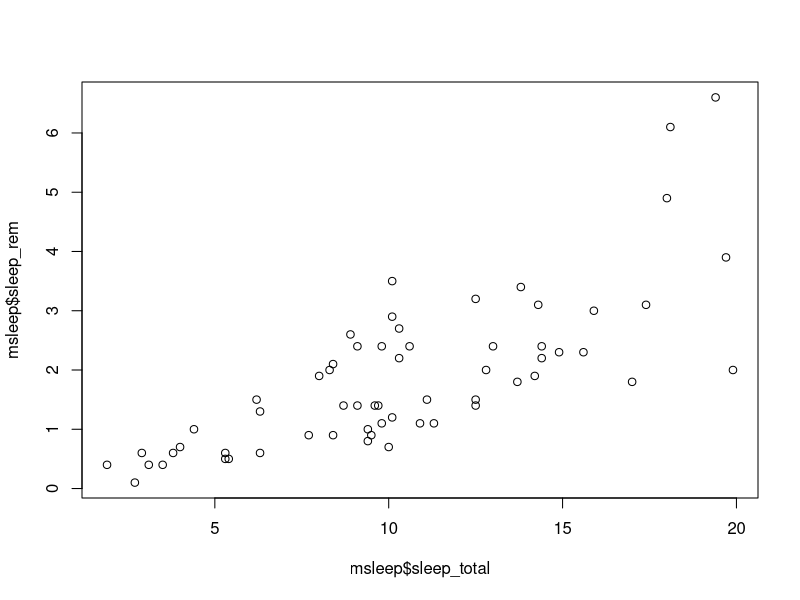
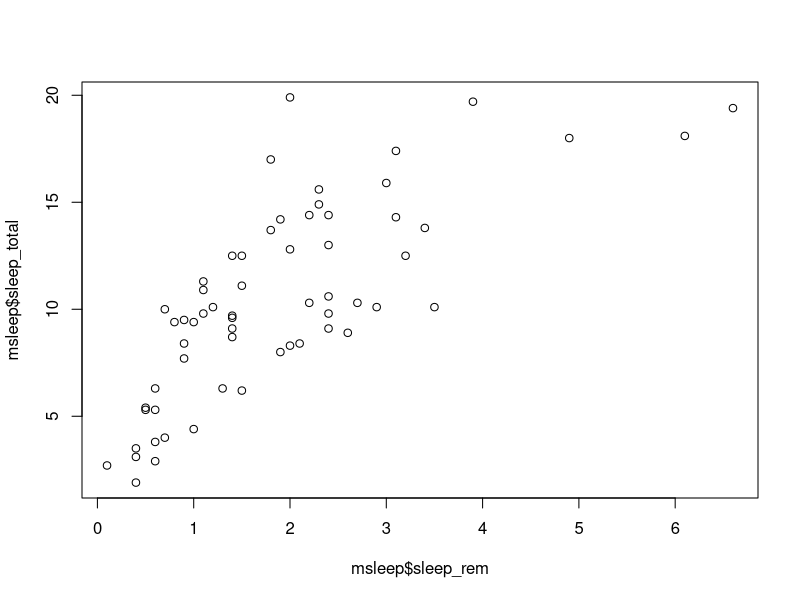
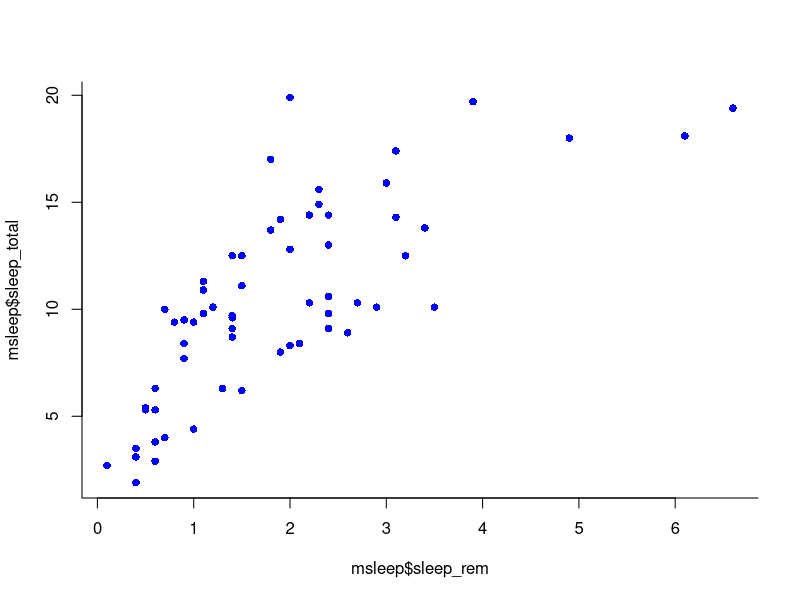
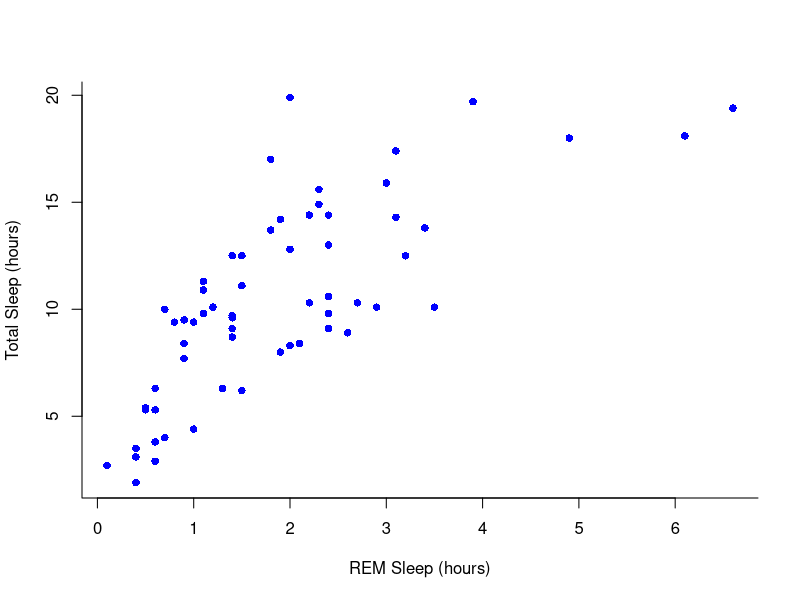
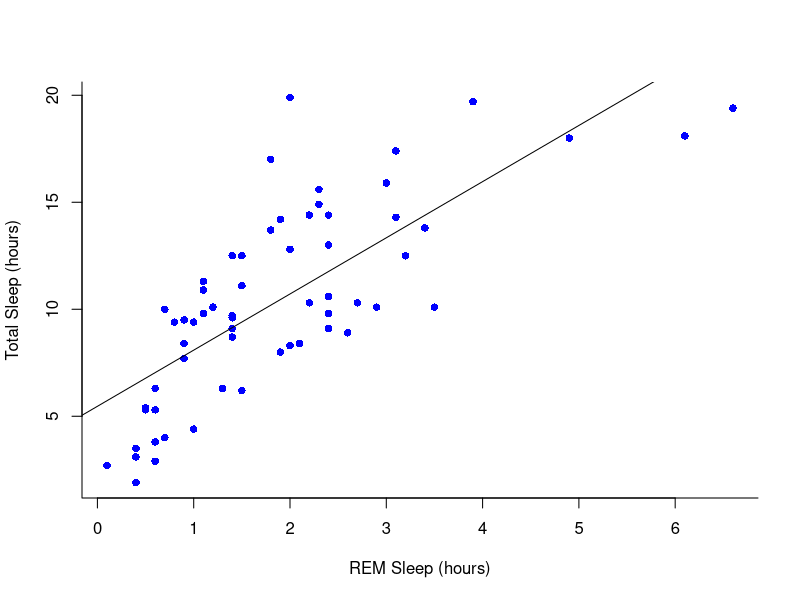
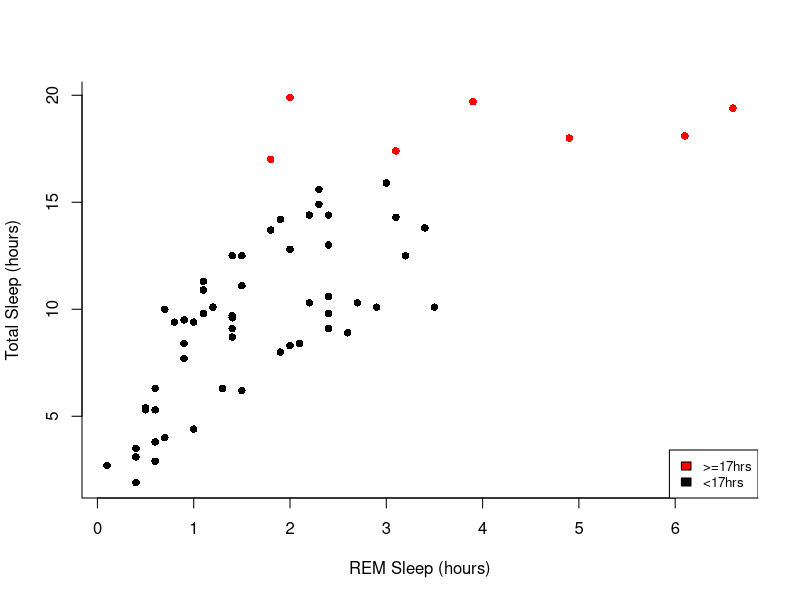
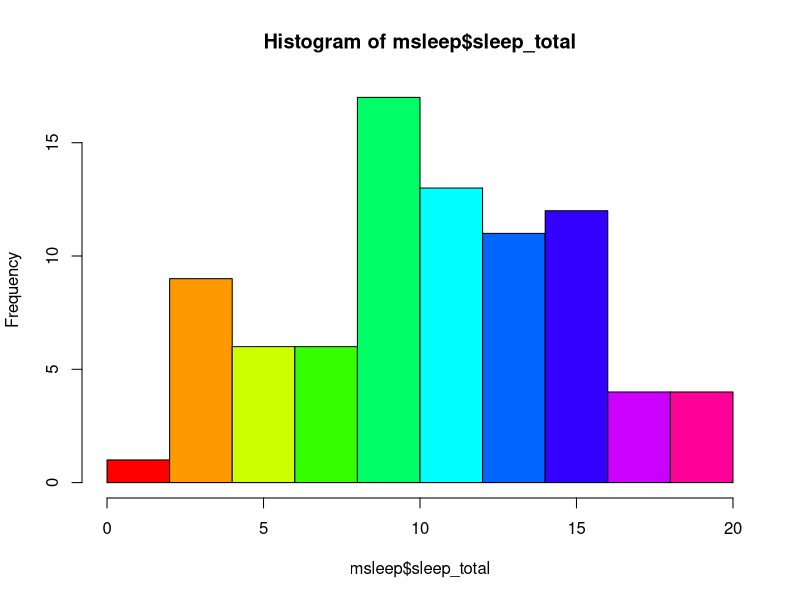
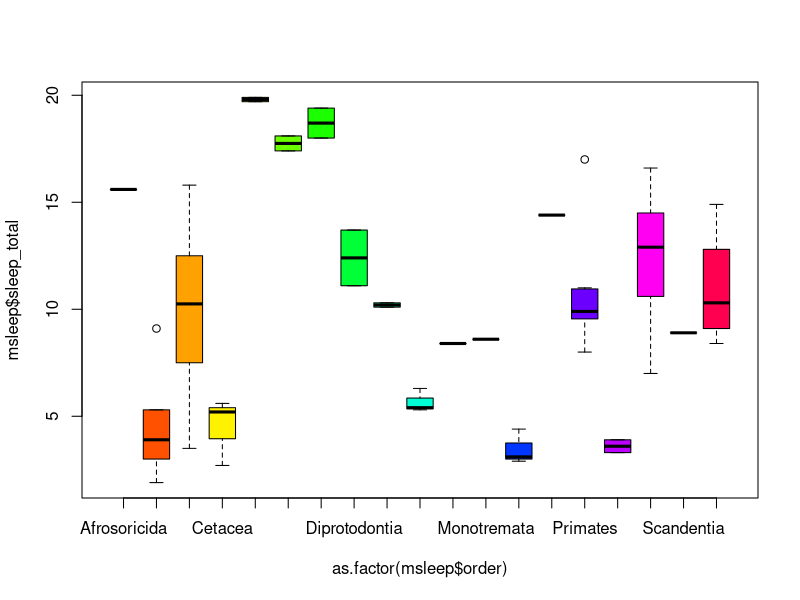

R code for these plots, in order:
## ---- chunk 1
knitr::opts_chunk$set(fig.width = 8, collapse = TRUE)
knitr::opts_chunk$set(echo = TRUE)
## ---- chunk 2

library(ggplot2)
data(msleep)
## ---- chunk 3

plot(msleep$sleep_total, msleep$sleep_rem)

# or plot response variable as a function "~" of the predictor variable
## ---- chunk 4

plot(msleep$sleep_total~msleep$sleep_rem) #you'll notice this swaps the x and y axis

## ---- chunk 5
#Choose a pch and make the color blue and give it a bottom+left border
plot(msleep$sleep_total~msleep$sleep_rem, pch = 16, col="blue", bty="L")

## ---- chunk 6
#Choose a pch and make the color blue and give it a bottom+left border
plot(msleep$sleep_total~msleep$sleep_rem, pch = 16, col="blue", bty="L", xlab="REM Sleep (hours)", ylab= "Total Sleep (hours)") 

## ---- chunk 7
#first make a plot
plot(msleep$sleep_total~msleep$sleep_rem, pch = 16, col="blue", bty="L", xlab="REM Sleep (hours)", ylab= "Total Sleep (hours)") 

#then add a line. The function lm runs a linear model on our x, y values.
abline(lm(msleep$sleep_total~msleep$sleep_rem))

## ---- chunk 8
#start by defining points by whether they are greater than sleep_total 16 and storing
#first make a empty column named colors within the msleep dataframe

msleep$colors=NA
#store the colors "red" or "black" in the color column for the rows that satsify the following criteria.
msleep$colors[msleep$sleep_total >= 17] <-"red"
msleep$colors[msleep$sleep_total < 17] <-"black"
## ---- chunk 9
plot(msleep$sleep_total~msleep$sleep_rem, pch = 16, col=msleep$colors, bty="L", xlab="REM Sleep (hours)", ylab= "Total Sleep (hours)") 

legend("bottomright", legend=c(">=17hrs", "<17hrs"),
      fill = c("red", "black"), cex=0.8)
        
## ---- chunk 10

#let's make a histogram of sleep_total and fill it with the color palette rainbow() which needs to know how many colors to use

hist(msleep$sleep_total, col=rainbow(10))


#let's make a boxplot of sleep_total and order making each one a different color (how would you find out how many unique orders are in msleep?)
#using plot it would look like the following:
plot(msleep$sleep_total~as.factor(msleep$order), col=rainbow(19)) 
## ---- chunk 11
#or boxplot
boxplot(msleep$sleep_total~as.factor(msleep$order), col=rainbow(19)) 

## ---- chunk 12
plot(msleep$sleep_total~as.factor(msleep$vore),col=rainbow(4), xlab="Consumer type", ylab= "Total Sleep (hours)")
## ---- chunk 13
# Note: this dataset can also be accessed directly from the ChickWeight package in R 
# (see ?ChickWeight)
data("ChickWeight")
## ---- chunk 14
length(unique(ChickWeight$Chick))
length(unique(ChickWeight$Diet))
## ---- chunk 15
plot(ChickWeight$weight ~ ChickWeight$Time, 
     xlab = "Time (days)", 
     ylab = "Weight (gm)")
## ---- chunk 16
par(mfrow = c(1,1))
hist(ChickWeight$weight[ChickWeight$Time == max(ChickWeight$Time)], 
     xlab = "Weight (gm)", 
     main = "Weights at final day of experiment", 
     col = rainbow(10))
## ---- chunk 17
my.new = ChickWeight[ChickWeight$Time == max(ChickWeight$Time), ]
boxplot(weight ~ Diet, 
        data = my.new, 
        xlab = "Diet", 
        ylab = "Weight (gm)", 
        main = "Final weights given diet type", 
        col = c("red", "blue", "orange", "green"))
## ---- chunk 18
# Install R Color Brewer
#install.packages("RColorBrewer")
library("RColorBrewer")
## ---- chunk 19
library(RColorBrewer)
my.colors = brewer.pal(10, "Paired")
hist(ChickWeight$weight[ChickWeight$Time == max(ChickWeight$Time)], xlab = "Weight (gm)",main = "Weights at final day of experiment", col = my.colors)
## ---- chunk 20
#load in the data
data(state)
states = as.data.frame(state.x77) # convert data to a familiar format - data frame
str(states) # let's take a look at the dataframe

#make an initial ggplot
ggplot(data=states) 

## ---- chunk 21
#lets make a scatterplot of population and income
#we specify which axes we want to be x and y with aes()
#we'll then use geom_point to tell it to make a scatterplot using the data we specified in the first command
ggplot(data=states, aes(x=Population, y=Income))+geom_point() 

## ---- chunk 22

ggplot(data=states, aes(x=Population, y=Income))+geom_point()+geom_smooth(method="lm") 

## ---- chunk 23

ggplot(data=states, aes(x=Population, y=Income))+geom_point()+geom_smooth(method="lm")+theme_minimal() 

## ---- chunk 24
ggplot(data=states, aes(x=Income, y=Illiteracy, color=Population)) +geom_point()+geom_smooth(method="lm", color="red")+theme_classic() 
## ---- chunk 25

# because our vore vector is a character vector we must convert it to a factor before we can use it to group or color

ggplot(msleep, aes(y=sleep_total, x=sleep_rem, group=as.factor(vore), color=as.factor(vore))) +geom_point()

## ---- chunk 26
# as we add things to the plot the line can get really long, you can hit enter after the plus sign to start a new line

ggplot(msleep, aes(y=sleep_total, x=sleep_rem, group=as.factor(vore), color=as.factor(vore)))+
  geom_point()+
  labs(y= "Total Sleep (hours)", x= "REM sleep (hours)")+
  theme_minimal()+
  scale_color_manual(name="Diet", 
                        labels = c("Carnivore", 
                                   "Herbivore", 
                                   "Insectivore", 
                                   "Omnivore", 
                                    "NA"), 
                        values = c("carni"="blue", 
                                   "herbi"="red", 
                                   "insecti"="green", 
                                   "omni"="brown", 
                                   "NA"="orange"))

## ---- chunk 27
#assign to an object

g<-ggplot(msleep, aes(y=sleep_total, x=sleep_rem, group=as.factor(vore), color=as.factor(vore)))+
  geom_point()+
  labs(y= "Total Sleep (hours)", x= "REM sleep (hours)")+
  theme_minimal()+
  scale_color_manual(name="Diet", 
                        labels = c("Carnivore", 
                                   "Herbivore", 
                                   "Insectivore", 
                                   "Omnivore", 
                                    "NA"), 
                        values = c("carni"="blue", 
                                   "herbi"="red", 
                                   "insecti"="green", 
                                   "omni"="brown", 
                                   "NA"="orange"))

g
## ---- chunk 28

ggplot(iris, aes(y=Sepal.Length, x=Sepal.Width, group=Species, color=Species))+
  geom_point()+
  facet_wrap(~Species)+
  geom_smooth(method="lm")

## ---- chunk 29
ggplot(ChickWeight, aes(x=Time, y=weight, group=Diet, color=Diet))+
  stat_summary(fun=mean, geom="point", size=1)+
  stat_summary(fun=mean, geom="line", size=1)+
  stat_summary(fun.data = mean_se, geom = "errorbar", 
               aes(width=0.1), size=0.5)

## ---- chunk 30
# we can just use the geom_smooth command from above and ggplot takes care of the rest!
# The code below will only work if you stored your plot in object g.
g+geom_smooth(method="lm")

## ---- chunk 31

ggplot(msleep, aes(y=sleep_total, x=as.factor(vore), fill=as.factor(vore)))+geom_boxplot()

## ---- chunk 32

ggplot(midwest, aes(y=area, x=popdensity, col=as.factor(state)))+geom_point()+facet_grid(~state)


## ---- chunk 33

#we can subset our data first and store the subset in a new dataframe

il<-midwest[midwest$state == "IL",]

ggplot(il, aes(x=popdensity, y=poptotal))+geom_point() 

## ---- chunk 34
ggplot(midwest, aes(x=state, y=popdensity, color=state))+
  stat_summary(fun.y=mean, geom="point", size=1)+
  stat_summary(fun.y=mean, geom="line", size=1)+
  stat_summary(fun.data = mean_se, geom = "errorbar", 
               aes(width=0.1), size=0.5)+
  theme_minimal()+
  scale_color_manual(values=rainbow(5))

## ---- chunk 35
squares = rep(NA, 10) # use rep to create a vector length 10 of NAs to store the result
for (i in 1:10) { # for loop
  squares[i] = i^2
}
squares

## ---- chunk 36
#?sapply 
# syntax: sapply(X = object_to_repeat_over, FUN = function_to_repeat)

# simple example of sapply over a vector
# we can use an in-line function definition
sapply(1:10, function(x)  x^2)

# equivalently, we can define our own functions separately for sapply
# e.g. a function that calculates the area of a circle radius r, pi*r^2
areaCircle = function(r){
  return(pi * r^2)
}

sapply(1:10, areaCircle)

# in R, we can also just use short-hand for simple vector calculations:
pi*(1:10)^2

# but unlike the short-hand, sapply can also iterate over elements in a list
listy = list(a = TRUE, b = c("a", "b", "c"), c = 10:100)
str(listy) # look at the structure of 'listy'
length(listy) # look at the length of 'listy'

# use sapply to return a vector for length of each object within the list

sapply(listy, FUN = length) 

## ---- chunk 37
df1 = data.frame(x1 = 1:10, y1 = 1:10)
df2 = data.frame(x2 = 1:10, y2 = -1:-10)
df3 = data.frame(x3 = 1:10, y3 = 10:1)
df4 = data.frame(x4 = 1:10, y4 = 1:10)

my_list = list(df1, df2, df3, df4) # put 4 data frames together in a list

par(mfrow = c(2,2)) # set up frame for 4 plots
sapply(my_list, plot) # plot my_list with sapply

## ---- chunk 38
#load in the data
data(state)
states = as.data.frame(state.x77) # convert data to a familiar format - data frame
str(states) # let's take a look at the dataframe

# calculate the mean for each column
apply(states, 2, mean)

# note you could get this with colMeans() or summary(), along with the min and max and other values, but there may be instances where you only want the mean

# you could also plot each column against Population in ggplot
## ---- chunk 39
apply(states, 2, FUN = function(i) ggplot(states, aes(x=Population, y = i))+geom_point()+geom_smooth(method="lm")+theme_classic())

## ---- chunk 40
#calculate the sum across each row in states
apply(states, 1, sum)

## ---- chunk 41
lapply(1:10, function(x)  x^2) # lapply returns list
sapply(1:10, function(x)  x^2, simplify = FALSE) # same as an lapply
sapply(1:10, function(x)  x^2) # default is simplify = TRUE which retuns a vector
## ---- chunk 42
# load state data again, you can skip this if you already have it loaded
data(state)

states = as.data.frame(state.x77) # convert data to a familiar format - data frame
str(states) # let's take a look at the dataframe

# example syntax --- tapply(variable of interest, grouping variable, function)

# for each US region in our dataset, finds the mean of Frost for states in that region
tapply(states$Frost, state.region, mean) # state.region contains the region information for each state

# you can nest apply statements! Let's find the region average for all the variables in the states dataset
apply(states,
      2, # apply over columns of my_states
      function(x) tapply(x, state.region, mean)) # each column = variable of interest for tapply

## ---- chunk 43
# load state data
#?state
data(state)

# this data is stored in a slightly different way than other datasets we've used so far
states = as.data.frame(state.x77) # run this line of code to avoid later confusion

apply(states,2,mean)

#or an alternative that will get you only the columns requested
colMeans(states[,c("Population", "Income", "Area")])

## ---- chunk 44

tapply(states$Area, state.region, mean)

## ---- chunk 45
#how many columns do we have? 
dim(states)
par(mfrow = c(2,2)) # make your plot window show 2 rows and 2 columns at once
apply(states, 2, hist)

## ---- chunk 46
livability <- apply(states[,c("Illiteracy", "Murder", "Frost")], 1, prod) # subset to variables of interest
livability[order(livability, decreasing = T)][1:10] # top ten least livable states
## ---- chunk 47
data_to_plot = c(1,3,4,5,6,3,3,4,5,1,1,1,1,1)

par(mfrow = c(2,2))# run this line to set your plot to make 4 plots in total (2rows, 2columns)
## ---- chunk 48
data_to_plot = c(1,3,4,5,6,3,3,4,5,1,1,1,1,1)
my_colors = c("deeppink", "red", "blue", "darkgreen")
par(mfrow = c(2,2)) # extra styling, plots in a 2x2 grid
sapply(my_colors, FUN = function(i) hist(data_to_plot, main = i, col = i))

## ---- chunk 49

states_standardized = apply(states, 2, function(x) (x-mean(x))/sd(x))
# original:
head(states)

# standardized
head(states_standardized)

## ---- chunk 50
par(mfrow = c(2,2))
sapply(colnames(states), function(x)hist(states[ , x],main = x, xlab = x,col = "darkblue"))
